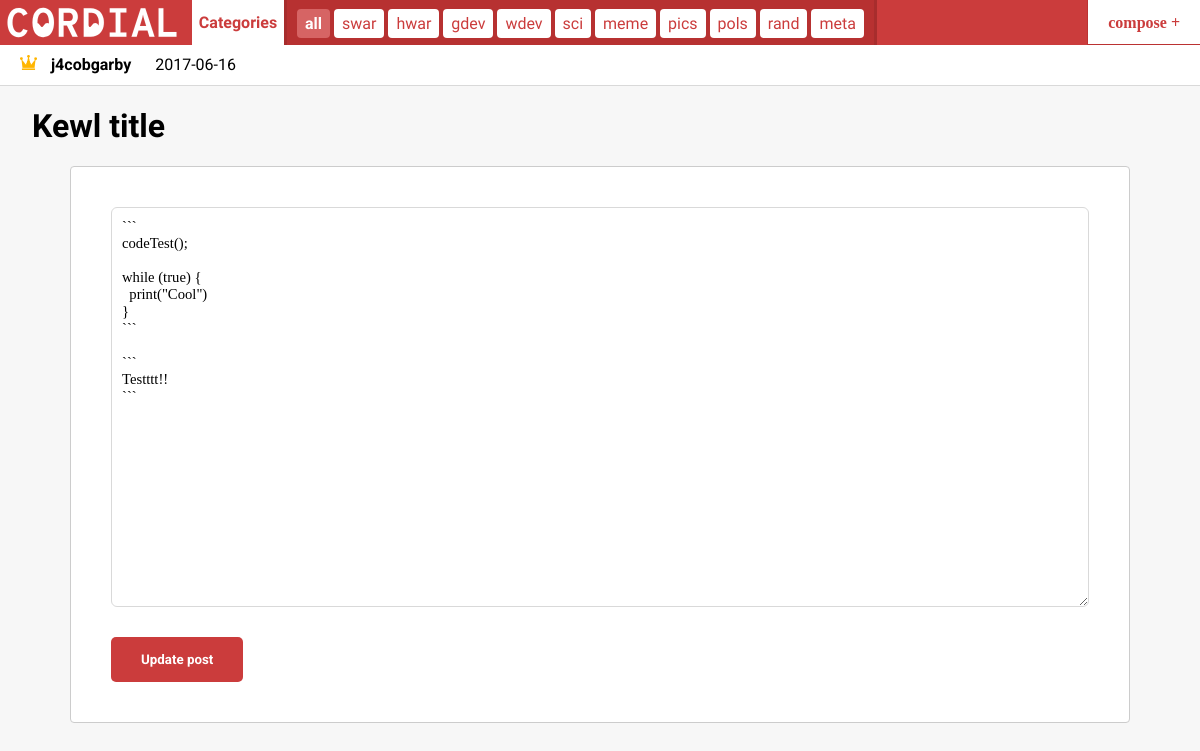
The page /Cordial/post/edit_post.php?id=24 (signed in) on the database its author committed.
### tables this page shows
CREATE TABLE `posts` (
  `post_id` int(11) NOT NULL,
  `user_id` int(11) NOT NULL COMMENT 'from `users`',
  `date_posted` date NOT NULL,
  `category` set('swar','hwar','gdev','wdev','sci','meme','pics','pols','rand','meta') NOT NULL,
  `title` tinytext NOT NULL,
  `content` text NOT NULL,
  `likes` int(11) NOT NULL DEFAULT '0',
  `views` int(11) NOT NULL DEFAULT '0'
);

CREATE TABLE `users` (
  `user_id` int(11) NOT NULL,
  `username` tinytext NOT NULL,
  `password` tinytext NOT NULL COMMENT 'SHA-256',
  `date_joined` date NOT NULL,
  `is_admin` tinyint(1) NOT NULL COMMENT '0 = false, nonzero = true',
  `bio` tinytext NOT NULL
);

### Cordial/post/edit_post.php (the view, shortened to what this page needs)
<?php require '../phpneed.php'; ?>
<?php
  $connect = mysqli_connect($host_name, $user_name, $password, $database);
  $sql = "SELECT * FROM `posts` NATURAL JOIN `users` WHERE post_id = ".$_GET["id"];
  $result = mysqli_query($connect, $sql);
  while ($row = mysqli_fetch_assoc($result)) {
    $title      = htmlspecialchars(addslashes($row["title"]));
    $date_posted = htmlspecialchars(addslashes($row["date_posted"]));
    $title      = htmlspecialchars(addslashes($row["title"]));
    $content    = htmlspecialchars(addslashes($row["content"]));
    $username   = htmlspecialchars(addslashes($row["username"]));
    $is_admin   = htmlspecialchars(addslashes($row["is_admin"]));
    $user_id    = htmlspecialchars(addslashes($row["user_id"]));
  }
?>
<!DOCTYPE php>
<html>
  <head>
    <link rel="stylesheet" href="../styles/homepage.css">
    <link rel="stylesheet" href="../styles/post.css">
    <link rel="stylesheet" href="../styles/edit_post.css">
  </head>
  <body>
    <?php require '../subheader.php'; ?>
    <div class="post-panel">
      <div class="post-panel-top">
        <?php echo ($is_admin == 1 ? '<img src="../assets/admin-icon.png" />' : '<img src="../assets/user-icon.png" />') ?>
        <span class="hoverpointer" onclick="location.href='../user?id= <?php echo $user_id ?> '"><b><?php echo $username; ?></b></span>
        <span><?php echo $date_posted; ?></span>
      </div>
      <form method="post">
        <input required type="text" name="title" placeholder="Write a new title!" value="<?php echo $title; ?>" />
        <div class="content-wrapper">
          <textarea required name="content" class="mono"><?php echo htmlspecialchars_decode(stripslashes($content)); ?></textarea>
          <input class="hoverpointer" type="submit" value="Update post" />
        </div>
      </form>
    </div>
  </body>
</html>

### Cordial/styles/homepage.css (style rules this page uses)
* { font-family: Roboto; }
html, body { margin: 0; padding: 0; background-color: #fafafa; }

### Cordial/styles/post.css (style rules this page uses)
div.post-panel { min-height: 200px; border-bottom: 1px solid #ccc; position: relative; padding-bottom: 80px; background-color: #f7f7f7; }
div.post-panel div.post-panel-top { height: 40px; border-bottom: 1px solid #d9d9d9; background-color: white; }
div.post-panel div.post-panel-top span { display: inline-block; height: 100%; line-height: 40px; margin-right: 10px; margin-left: 10px; }
div.post-panel div.post-panel-top img { margin-left: 20px; height: 15px; }
div.post-panel div.content-wrapper { background-color: white; border: 1px solid #ccc; border-radius: 4px; padding: 40px 40px; margin: 0 70px; font-family: 'Roboto'; font-size: 13pt; }
div.post-panel div.content-wrapper *:first-child { margin-top: 0; }
div.post-panel div.content-wrapper *:last-child { margin-bottom: 0; }

### Cordial/styles/edit_post.css (style rules this page uses)
form input[type="text"] { font-weight: bold; margin: 20px; font-family: 'Roboto Condensed'; margin-left: 30px; font-size: 24pt; border: none; background-color: inherit; opacity: 1; }
form textarea { font-size: 11pt; font-weight: lighter; font-family: 'Overpass Mono'; padding: 10px; width: 100%; min-height: 200px; height: 400px; resize: vertical; border: 1px solid #d9d9d9; border-radius: 6px; }
form input[type="submit"] { margin-top: 30px; padding: 15px 30px; border-style: none; color: white; background-color: #cb3c3c; border-radius: 5px; font-weight: bold; }

### rows shown on the page
posts: user.username "j4cobgarby", date_posted "2017-06-16", title "Kewl title", content "``` codeTest(); while (true) { print(\"Cool\") } ``` ``` Testttt!! ```"
